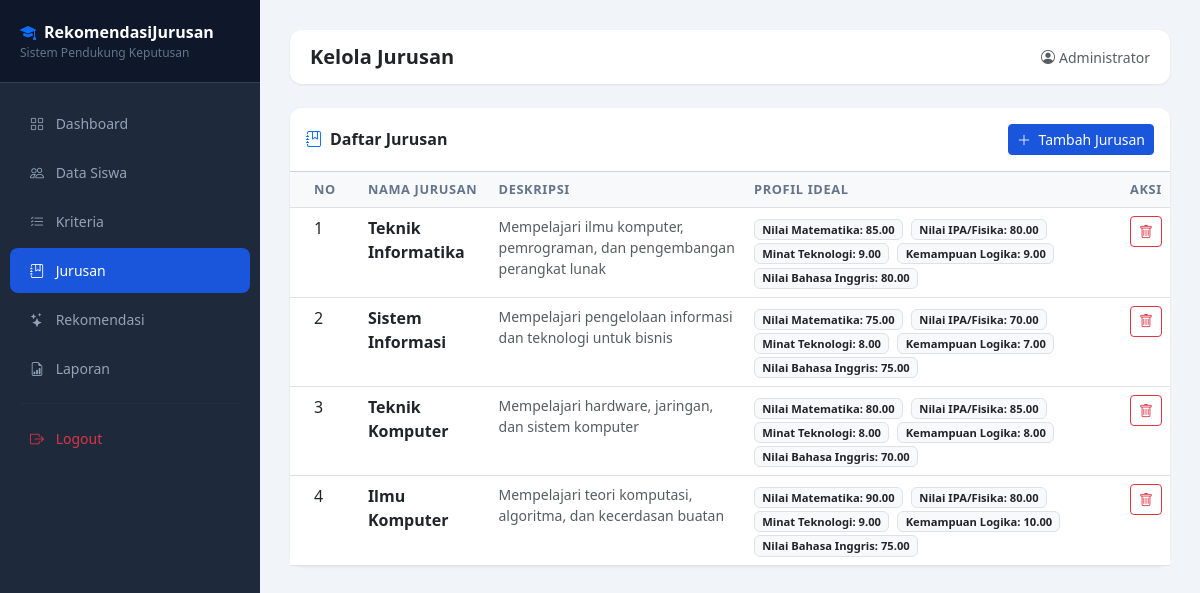
The app's page /jurusan.php (signed in) with its own data.
### tables this page shows
CREATE TABLE IF NOT EXISTS jurusan (
    id INT AUTO_INCREMENT PRIMARY KEY,
    nama_jurusan VARCHAR(100) NOT NULL,
    deskripsi TEXT,
    created_at TIMESTAMP DEFAULT CURRENT_TIMESTAMP
);

CREATE TABLE IF NOT EXISTS profil_jurusan (
    id INT AUTO_INCREMENT PRIMARY KEY,
    jurusan_id INT NOT NULL,
    kriteria_id INT NOT NULL,
    nilai_ideal DECIMAL(5,2) NOT NULL,
    FOREIGN KEY (jurusan_id) REFERENCES jurusan(id) ON DELETE CASCADE,
    FOREIGN KEY (kriteria_id) REFERENCES kriteria(id) ON DELETE CASCADE
);

CREATE TABLE IF NOT EXISTS kriteria (
    id INT AUTO_INCREMENT PRIMARY KEY,
    nama_kriteria VARCHAR(100) NOT NULL,
    bobot DECIMAL(5,2) NOT NULL,
    tipe ENUM('core_factor', 'secondary_factor') NOT NULL,
    keterangan TEXT
);

### jurusan.php (the view, shortened to what this page needs)
<?php
require_once 'includes/config.php';
$pageTitle = 'Kelola Jurusan';
$jurusanList = mysqli_query($conn, "SELECT * FROM jurusan ORDER BY id");
require_once 'includes/header.php';
?>
<div class="card">
    <div class="card-header bg-white py-3 d-flex justify-content-between align-items-center">
        <h6 class="mb-0 fw-semibold"><i class="bi bi-journal-bookmark me-2 text-primary"></i>Daftar Jurusan</h6>
        <button class="btn btn-primary btn-sm" data-bs-toggle="modal" data-bs-target="#modalTambah">
            <i class="bi bi-plus-lg me-1"></i> Tambah Jurusan
        </button>
    </div>
    <div class="card-body p-0">
        <div class="table-responsive">
            <table class="table table-hover mb-0">
                <thead class="table-light">
                    <tr>
                        <th class="px-4">No</th>
                        <th>Nama Jurusan</th>
                        <th>Deskripsi</th>
                        <th>Profil Ideal</th>
                        <th>Aksi</th>
                    </tr>
                </thead>
                <tbody>
                    <?php $no=1; while ($j = mysqli_fetch_assoc($jurusanList)): ?>
                    <?php
                    $profil = [];
                    $qP = mysqli_query($conn, "SELECT pj.nilai_ideal, k.nama_kriteria FROM profil_jurusan pj
                        JOIN kriteria k ON pj.kriteria_id = k.id WHERE pj.jurusan_id = {$j['id']}");
                    while ($p = mysqli_fetch_assoc($qP)) $profil[] = $p;
                    ?>
                    <tr>
                        <td class="px-4"><?= $no++ ?></td>
                        <td class="fw-semibold"><?= htmlspecialchars($j['nama_jurusan']) ?></td>
                        <td class="text-muted small"><?= htmlspecialchars($j['deskripsi']??'-') ?></td>
                        <td>
                            <?php foreach ($profil as $p): ?>
                            <span class="badge bg-light text-dark border me-1" style="font-size:0.7rem;">
                                <?= htmlspecialchars($p['nama_kriteria']) ?>: <?= $p['nilai_ideal'] ?>
                            </span>
                            <?php endforeach; ?>
                        </td>
                        <td>
                            <form method="POST" class="d-inline" onsubmit="return confirm('Hapus jurusan ini?')">
                                <button class="btn btn-sm btn-outline-danger"><i class="bi bi-trash"></i></button>
                            </form>
                        </td>
                    </tr>
                    <?php endwhile; ?>
                </tbody>
            </table>
        </div>
    </div>
</div>
<?php require_once 'includes/footer.php'; ?>

### includes/header.php (shortened to what this page needs)
<!DOCTYPE html>
<html lang="id">
<head>
    <link href="https://cdn.jsdelivr.net/npm/bootstrap@5.3.0/dist/css/bootstrap.min.css" rel="stylesheet">
    <link href="https://cdn.jsdelivr.net/npm/bootstrap-icons@1.10.0/font/bootstrap-icons.css" rel="stylesheet">
</head>
<body>
<div class="sidebar">
    <div class="sidebar-brand">
        <i class="bi bi-mortarboard-fill me-2 text-primary"></i>RekomendasiJurusan
        <small>Sistem Pendukung Keputusan</small>
    </div>
    <nav class="nav flex-column mt-3">
        <a href="dashboard.php" class="nav-link <?= (basename($_SERVER['PHP_SELF'])=='dashboard.php')?'active':'' ?>">
            <i class="bi bi-grid"></i> Dashboard
        </a>
        <a href="siswa.php" class="nav-link <?= (basename($_SERVER['PHP_SELF'])=='siswa.php')?'active':'' ?>">
            <i class="bi bi-people"></i> Data Siswa
        </a>
        <a href="kriteria.php" class="nav-link <?= (basename($_SERVER['PHP_SELF'])=='kriteria.php')?'active':'' ?>">
            <i class="bi bi-list-check"></i> Kriteria
        </a>
        <a href="jurusan.php" class="nav-link <?= (basename($_SERVER['PHP_SELF'])=='jurusan.php')?'active':'' ?>">
            <i class="bi bi-journal-bookmark"></i> Jurusan
        </a>
        <a href="rekomendasi.php" class="nav-link <?= (basename($_SERVER['PHP_SELF'])=='rekomendasi.php')?'active':'' ?>">
            <i class="bi bi-stars"></i> Rekomendasi
        </a>
        <a href="laporan.php" class="nav-link <?= (basename($_SERVER['PHP_SELF'])=='laporan.php')?'active':'' ?>">
            <i class="bi bi-file-earmark-bar-graph"></i> Laporan
        </a>
        <hr style="border-color:#334155; margin: 10px 20px;">
        <a href="logout.php" class="nav-link text-danger">
            <i class="bi bi-box-arrow-right"></i> Logout
        </a>
    </nav>
</div>
<div class="main-content">
    <div class="topbar">
        <div>
            <h5 class="mb-0 fw-semibold"><?= $pageTitle ?? 'Dashboard' ?></h5>
        </div>
        <div class="d-flex align-items-center gap-3">
            <span class="text-muted small"><i class="bi bi-person-circle me-1"></i><?= $_SESSION['admin_nama'] ?? 'Admin' ?></span>
        </div>
    </div>

### includes/footer.php (shortened to what this page needs)
</div>
</body>
</html>

### includes/header.php (style rules this page uses)
:root { --primary: #1a56db; --sidebar-bg: #1e293b; --sidebar-text: #94a3b8; --sidebar-active: #1a56db; }
body { background: #f1f5f9; font-family: 'Segoe UI', sans-serif; }
.sidebar { width: 260px; min-height: 100vh; background: var(--sidebar-bg); position: fixed; top: 0; left: 0; z-index: 100; }
.sidebar-brand { padding: 20px; background: #0f172a; font-weight: 700; font-size: 1rem; color: #fff; border-bottom: 1px solid #334155; }
.sidebar-brand small { color: #64748b; font-size: 0.75rem; font-weight: 400; display: block; }
.sidebar .nav-link { color: var(--sidebar-text); padding: 12px 20px; border-radius: 8px; margin: 2px 10px; font-size: 0.875rem; transition: all 0.2s; }
.sidebar .nav-link:hover, .sidebar .nav-link.active { background: var(--sidebar-active); color: #fff; }
.sidebar .nav-link i { width: 20px; margin-right: 8px; }
.main-content { margin-left: 260px; padding: 30px; min-height: 100vh; }
.topbar { background: #fff; border-radius: 12px; padding: 15px 20px; margin-bottom: 24px; box-shadow: 0 1px 3px rgba(0,0,0,0.08); display: flex; justify-content: space-between; align-items: center; }
.card { border: none; border-radius: 12px; box-shadow: 0 1px 3px rgba(0,0,0,0.08); }
.card-header { border-radius: 12px 12px 0 0 !important; }
.btn-primary { background: var(--primary); border-color: var(--primary); }
.table th { font-size: 0.8rem; text-transform: uppercase; letter-spacing: 0.05em; color: #64748b; }

### records on screen
jurusan: nama_jurusan "Teknik Informatika", deskripsi "Mempelajari ilmu komputer, pemrograman, dan pengembangan perangkat lunak"
profil_jurusan: kriteria.nama_kriteria "Nilai Matematika", nilai_ideal "85.00"
profil_jurusan: kriteria.nama_kriteria "Nilai IPA/Fisika", nilai_ideal "80.00"
profil_jurusan: kriteria.nama_kriteria "Minat Teknologi", nilai_ideal "9.00"
profil_jurusan: kriteria.nama_kriteria "Kemampuan Logika", nilai_ideal "9.00"
profil_jurusan: kriteria.nama_kriteria "Nilai Bahasa Inggris", nilai_ideal "80.00"
jurusan: nama_jurusan "Sistem Informasi", deskripsi "Mempelajari pengelolaan informasi dan teknologi untuk bisnis"
profil_jurusan: kriteria.nama_kriteria "Nilai Matematika", nilai_ideal "75.00"
profil_jurusan: kriteria.nama_kriteria "Nilai IPA/Fisika", nilai_ideal "70.00"
profil_jurusan: kriteria.nama_kriteria "Minat Teknologi", nilai_ideal "8.00"
profil_jurusan: kriteria.nama_kriteria "Kemampuan Logika", nilai_ideal "7.00"
profil_jurusan: kriteria.nama_kriteria "Nilai Bahasa Inggris", nilai_ideal "75.00"
jurusan: nama_jurusan "Teknik Komputer", deskripsi "Mempelajari hardware, jaringan, dan sistem komputer"
profil_jurusan: kriteria.nama_kriteria "Nilai Matematika", nilai_ideal "80.00"
profil_jurusan: kriteria.nama_kriteria "Nilai IPA/Fisika", nilai_ideal "85.00"
profil_jurusan: kriteria.nama_kriteria "Kemampuan Logika", nilai_ideal "8.00"
profil_jurusan: kriteria.nama_kriteria "Nilai Bahasa Inggris", nilai_ideal "70.00"
jurusan: nama_jurusan "Ilmu Komputer", deskripsi "Mempelajari teori komputasi, algoritma, dan kecerdasan buatan"
profil_jurusan: kriteria.nama_kriteria "Nilai Matematika", nilai_ideal "90.00"
profil_jurusan: kriteria.nama_kriteria "Kemampuan Logika", nilai_ideal "10.00"

### other values on screen
$pageTitle "Kelola Jurusan"
$_SESSION['admin_nama'] "Administrator"
